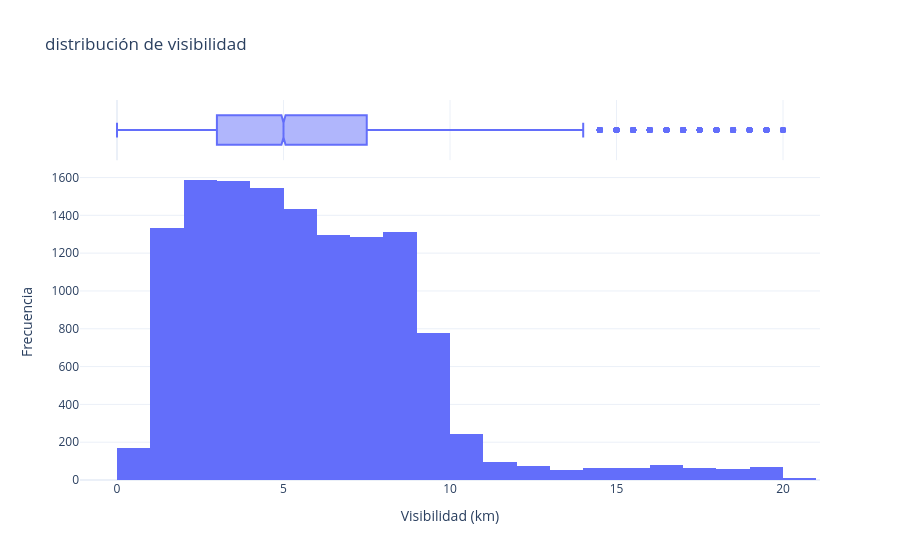

Write notebook code for a chart like this one.
### Markdown cell above
El índice UV se concentra principalmente en valores bajos e intermedios, aunque también aparecen registros cercanos a 14. La variable presenta variabilidad suficiente para poder aportar información al clasificar los distintos tipos de clima.

### Code cell
fig = px.histogram(
    df,
    x="visibility_km",
    nbins=40,
    marginal="box",
    title="distribución de visibilidad",
    template="plotly_white"
)

fig.update_layout(
    xaxis_title="Visibilidad (km)",
    yaxis_title="Frecuencia",
)

fig.show()

### Figure 1 — Plotly figure (JSON) as saved in the notebook; plotly's stock layout.template omitted (floating-point values rounded to 4 significant figures; data arrays with more than 128 entries replaced by an {"elided": "..."} marker saying what was removed)
{"data": [{"bingroup": "x", "hovertemplate": "visibility_km=%{x}<br>count=%{y}<extra></extra>", "legendgroup": "", "marker": {"color": "#636efa", "pattern": {"shape": ""}}, "name": "", "nbinsx": 40, "orientation": "v", "showlegend": false, "type": "histogram", "x": {"elided": "13200 float values"}, "xaxis": "x", "yaxis": "y"}, {"hovertemplate": "visibility_km=%{x}<extra></extra>", "legendgroup": "", "marker": {"color": "#636efa"}, "name": "", "notched": true, "showlegend": false, "type": "box", "x": {"elided": "13200 float values"}, "xaxis": "x2", "yaxis": "y2"}], "layout": {"barmode": "relative", "legend": {"tracegroupgap": 0}, "title": {"text": "distribución de visibilidad"}, "xaxis": {"anchor": "y", "domain": [0, 1], "title": {"text": "Visibilidad (km)"}}, "xaxis2": {"anchor": "y2", "domain": [0, 1], "matches": "x", "showgrid": true, "showticklabels": false}, "yaxis": {"anchor": "x", "domain": [0, 0.8316], "title": {"text": "Frecuencia"}}, "yaxis2": {"anchor": "x2", "domain": [0.8416, 1], "matches": "y2", "showgrid": false, "showline": false, "showticklabels": false, "ticks": ""}}}
